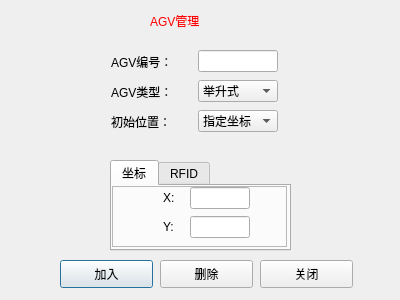
<?xml version="1.0" encoding="UTF-8"?>
<ui version="4.0">
 <class>Dialog_agvManagement</class>
 <widget class="QDialog" name="Dialog_agvManagement">
  <property name="geometry">
   <rect>
    <x>0</x>
    <y>0</y>
    <width>400</width>
    <height>300</height>
   </rect>
  </property>
  <property name="windowTitle">
   <string>Dialog</string>
  </property>
  <widget class="QStackedWidget" name="Stack_agvManagement">
   <property name="geometry">
    <rect>
     <x>10</x>
     <y>30</y>
     <width>381</width>
     <height>261</height>
    </rect>
   </property>
   <property name="currentIndex">
    <number>0</number>
   </property>
   <widget class="QWidget" name="page_AddOrDel">
    <widget class="QPushButton" name="Btn_add">
     <property name="geometry">
      <rect>
       <x>50</x>
       <y>230</y>
       <width>93</width>
       <height>28</height>
      </rect>
     </property>
     <property name="text">
      <string>加入</string>
     </property>
    </widget>
    <widget class="QWidget" name="layoutWidget">
     <property name="geometry">
      <rect>
       <x>100</x>
       <y>20</y>
       <width>169</width>
       <height>23</height>
      </rect>
     </property>
     <layout class="QHBoxLayout" name="horizontalLayout">
      <item>
       <widget class="QLabel" name="label_2">
        <property name="minimumSize">
         <size>
          <width>80</width>
          <height>0</height>
         </size>
        </property>
        <property name="maximumSize">
         <size>
          <width>80</width>
          <height>16777215</height>
         </size>
        </property>
        <property name="text">
         <string>AGV编号：</string>
        </property>
       </widget>
      </item>
      <item>
       <widget class="QLineEdit" name="LineEdit_agvNo">
        <property name="minimumSize">
         <size>
          <width>80</width>
          <height>0</height>
         </size>
        </property>
        <property name="maximumSize">
         <size>
          <width>80</width>
          <height>16777215</height>
         </size>
        </property>
       </widget>
      </item>
     </layout>
    </widget>
    <widget class="QWidget" name="layoutWidget">
     <property name="geometry">
      <rect>
       <x>100</x>
       <y>50</y>
       <width>169</width>
       <height>23</height>
      </rect>
     </property>
     <layout class="QHBoxLayout" name="horizontalLayout_2">
      <item>
       <widget class="QLabel" name="label_3">
        <property name="minimumSize">
         <size>
          <width>80</width>
          <height>0</height>
         </size>
        </property>
        <property name="maximumSize">
         <size>
          <width>80</width>
          <height>16777215</height>
         </size>
        </property>
        <property name="text">
         <string>AGV类型：</string>
        </property>
       </widget>
      </item>
      <item>
       <widget class="QComboBox" name="CBX_agvType">
        <property name="minimumSize">
         <size>
          <width>80</width>
          <height>0</height>
         </size>
        </property>
        <property name="maximumSize">
         <size>
          <width>80</width>
          <height>16777215</height>
         </size>
        </property>
        <item>
         <property name="text">
          <string>举升式</string>
         </property>
        </item>
        <item>
         <property name="text">
          <string>牵引式</string>
         </property>
        </item>
        <item>
         <property name="text">
          <string>潜伏式</string>
         </property>
        </item>
       </widget>
      </item>
     </layout>
    </widget>
    <widget class="QPushButton" name="Btn_add_2">
     <property name="geometry">
      <rect>
       <x>150</x>
       <y>230</y>
       <width>93</width>
       <height>28</height>
      </rect>
     </property>
     <property name="text">
      <string>删除</string>
     </property>
    </widget>
    <widget class="QPushButton" name="Btn_add_3">
     <property name="geometry">
      <rect>
       <x>250</x>
       <y>230</y>
       <width>93</width>
       <height>28</height>
      </rect>
     </property>
     <property name="text">
      <string>关闭</string>
     </property>
    </widget>
    <widget class="QWidget" name="layoutWidget_2">
     <property name="geometry">
      <rect>
       <x>100</x>
       <y>80</y>
       <width>169</width>
       <height>23</height>
      </rect>
     </property>
     <layout class="QHBoxLayout" name="horizontalLayout_3">
      <item>
       <widget class="QLabel" name="label_4">
        <property name="minimumSize">
         <size>
          <width>80</width>
          <height>0</height>
         </size>
        </property>
        <property name="maximumSize">
         <size>
          <width>80</width>
          <height>16777215</height>
         </size>
        </property>
        <property name="text">
         <string>初始位置：</string>
        </property>
       </widget>
      </item>
      <item>
       <widget class="QComboBox" name="CBX_appearType">
        <property name="minimumSize">
         <size>
          <width>80</width>
          <height>0</height>
         </size>
        </property>
        <property name="maximumSize">
         <size>
          <width>80</width>
          <height>16777215</height>
         </size>
        </property>
        <item>
         <property name="text">
          <string>指定坐标</string>
         </property>
        </item>
        <item>
         <property name="text">
          <string>指定RFID</string>
         </property>
        </item>
       </widget>
      </item>
     </layout>
    </widget>
    <widget class="QTabWidget" name="Tab_appear">
     <property name="geometry">
      <rect>
       <x>100</x>
       <y>130</y>
       <width>181</width>
       <height>91</height>
      </rect>
     </property>
     <property name="currentIndex">
      <number>0</number>
     </property>
     <widget class="QWidget" name="Tab_position">
      <attribute name="title">
       <string>坐标</string>
      </attribute>
      <widget class="QFrame" name="frame">
       <property name="geometry">
        <rect>
         <x>0</x>
         <y>0</y>
         <width>175</width>
         <height>61</height>
        </rect>
       </property>
       <property name="frameShape">
        <enum>QFrame::StyledPanel</enum>
       </property>
       <property name="frameShadow">
        <enum>QFrame::Raised</enum>
       </property>
       <widget class="QWidget" name="layoutWidget">
        <property name="geometry">
         <rect>
          <x>50</x>
          <y>0</y>
          <width>91</width>
          <height>55</height>
         </rect>
        </property>
        <layout class="QVBoxLayout" name="verticalLayout">
         <item>
          <layout class="QHBoxLayout" name="horizontalLayout_4">
           <item>
            <widget class="QLabel" name="label_5">
             <property name="minimumSize">
              <size>
               <width>20</width>
               <height>0</height>
              </size>
             </property>
             <property name="maximumSize">
              <size>
               <width>20</width>
               <height>16777215</height>
              </size>
             </property>
             <property name="text">
              <string>X:</string>
             </property>
            </widget>
           </item>
           <item>
            <widget class="QLineEdit" name="LineEdit_appearX">
             <property name="minimumSize">
              <size>
               <width>60</width>
               <height>0</height>
              </size>
             </property>
             <property name="maximumSize">
              <size>
               <width>60</width>
               <height>16777215</height>
              </size>
             </property>
            </widget>
           </item>
          </layout>
         </item>
         <item>
          <layout class="QHBoxLayout" name="dd">
           <item>
            <widget class="QLabel" name="label_6">
             <property name="minimumSize">
              <size>
               <width>20</width>
               <height>0</height>
              </size>
             </property>
             <property name="maximumSize">
              <size>
               <width>20</width>
               <height>16777215</height>
              </size>
             </property>
             <property name="text">
              <string>Y:</string>
             </property>
            </widget>
           </item>
           <item>
            <widget class="QLineEdit" name="LineEdit_appearY">
             <property name="minimumSize">
              <size>
               <width>60</width>
               <height>0</height>
              </size>
             </property>
             <property name="maximumSize">
              <size>
               <width>60</width>
               <height>16777215</height>
              </size>
             </property>
            </widget>
           </item>
          </layout>
         </item>
        </layout>
       </widget>
      </widget>
     </widget>
     <widget class="QWidget" name="Tab_RFID">
      <attribute name="title">
       <string>RFID</string>
      </attribute>
      <widget class="QFrame" name="frame_2">
       <property name="geometry">
        <rect>
         <x>0</x>
         <y>0</y>
         <width>175</width>
         <height>61</height>
        </rect>
       </property>
       <property name="frameShape">
        <enum>QFrame::StyledPanel</enum>
       </property>
       <property name="frameShadow">
        <enum>QFrame::Raised</enum>
       </property>
       <widget class="QWidget" name="layoutWidget_4">
        <property name="geometry">
         <rect>
          <x>40</x>
          <y>20</y>
          <width>109</width>
          <height>23</height>
         </rect>
        </property>
        <layout class="QHBoxLayout" name="horizontalLayout_6">
         <item>
          <widget class="QLabel" name="label_7">
           <property name="minimumSize">
            <size>
             <width>40</width>
             <height>0</height>
            </size>
           </property>
           <property name="maximumSize">
            <size>
             <width>40</width>
             <height>16777215</height>
            </size>
           </property>
           <property name="text">
            <string>RFID:</string>
           </property>
          </widget>
         </item>
         <item>
          <widget class="QLineEdit" name="LineEdit_appearRFID">
           <property name="minimumSize">
            <size>
             <width>60</width>
             <height>0</height>
            </size>
           </property>
           <property name="maximumSize">
            <size>
             <width>60</width>
             <height>16777215</height>
            </size>
           </property>
          </widget>
         </item>
        </layout>
       </widget>
      </widget>
     </widget>
    </widget>
   </widget>
   <widget class="QWidget" name="page_agvSetting"/>
  </widget>
  <widget class="QLabel" name="label">
   <property name="geometry">
    <rect>
     <x>150</x>
     <y>10</y>
     <width>101</width>
     <height>21</height>
    </rect>
   </property>
   <property name="styleSheet">
    <string notr="true">color: rgb(255, 0, 0);
font: 12pt &quot;黑体&quot;;</string>
   </property>
   <property name="text">
    <string>AGV管理</string>
   </property>
  </widget>
 </widget>
 <resources/>
 <connections/>
</ui>
